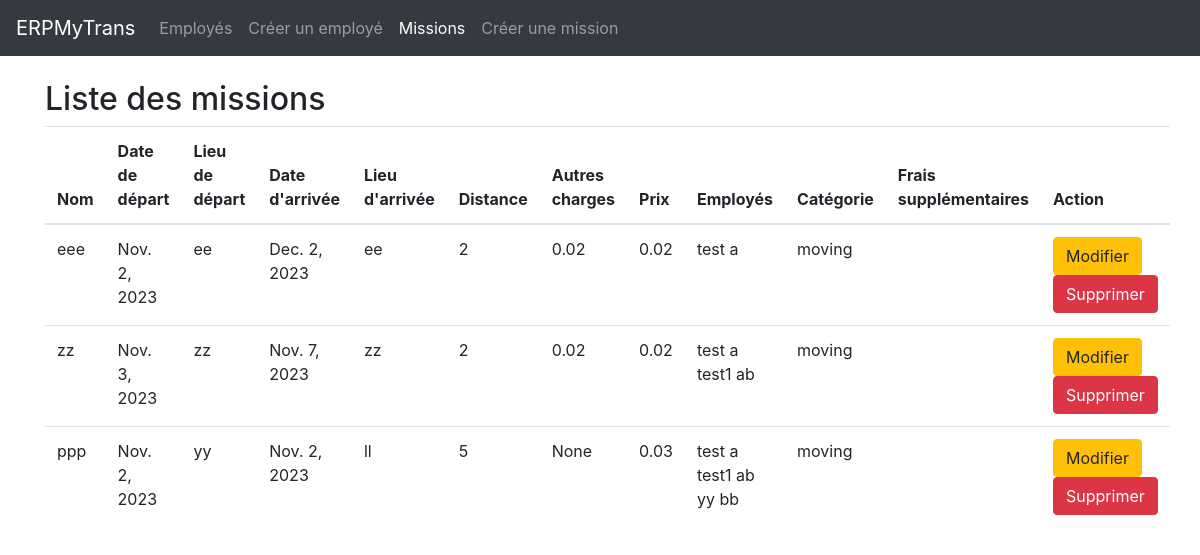
/my-trans/mission_list/, run on an earlier commit of the app's database.
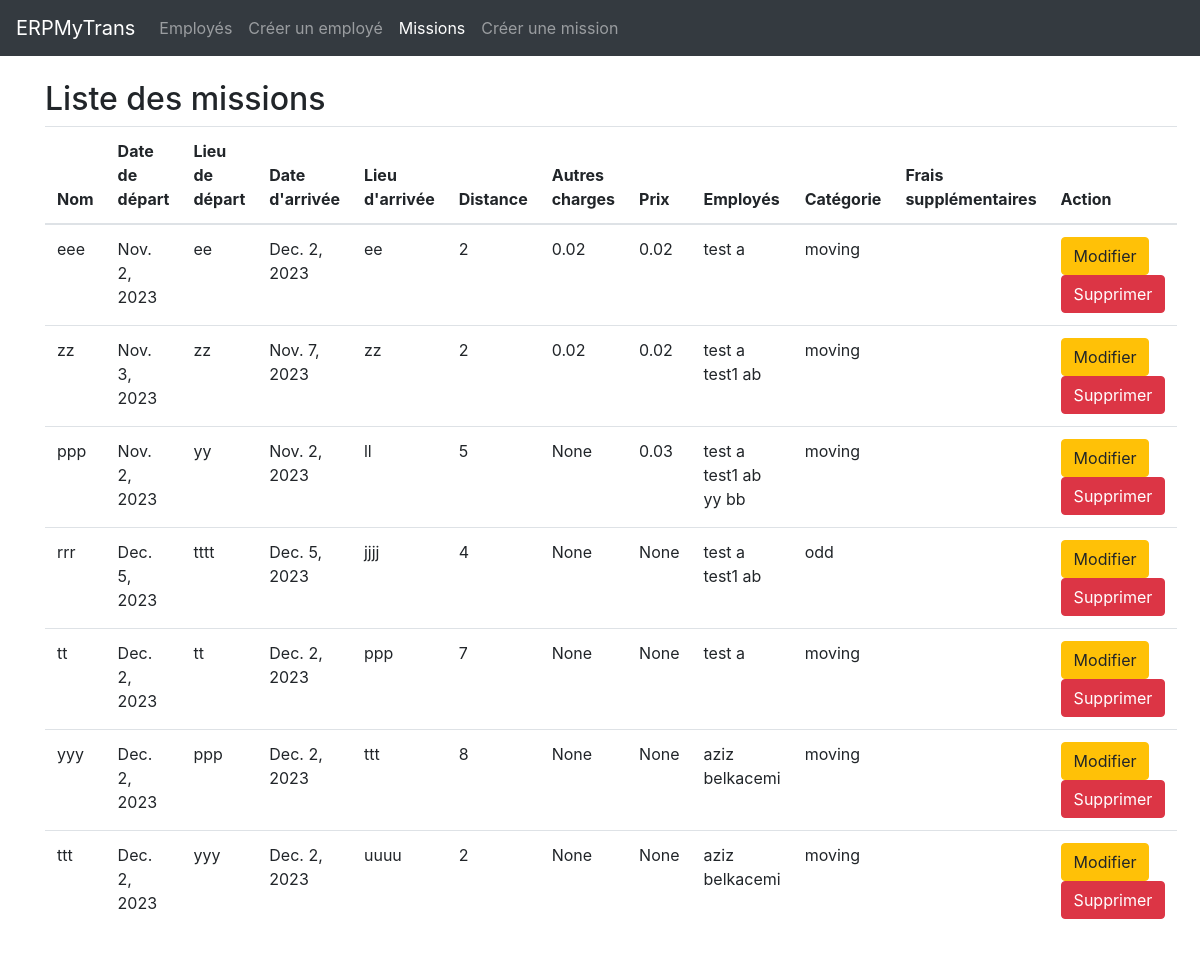
And on a later commit of the database.
### my_trans/models.py (models this page shows, shortened)
class Mission(models.Model):
    facture = models.BooleanField(default=False)
    nom = models.CharField(max_length=100)
    date_depart = models.DateField()
    lieu_depart = models.CharField(max_length=100)
    date_arrivee = models.DateField()
    lieu_arrivee = models.CharField(max_length=100)
    distance = models.IntegerField()
    autres_charges = models.DecimalField(max_digits=10, decimal_places=2, blank=True, null=True)
    prix = models.DecimalField(max_digits=10, decimal_places=2, blank=True, null=True)
    employees = models.ManyToManyField(Employee, blank=True)
    lieu_depart = models.CharField(max_length=255)
    lieu_arrivee = models.CharField(max_length=255)
    hotel = models.DecimalField(max_digits=10, decimal_places=2, default=0)
    volume = models.DecimalField(max_digits=10, decimal_places=2, default=0)
    CATEGORIES = [
        ('moving', 'Moving'),
        ('cocolis', 'Cocolis'),
        ('categorie1', 'Categorie1'),
        ('categorie2', 'Categorie2'),
        ('categorie3', 'Categorie3'),
        ('extrat', 'Extrat'),
        ('fret', 'Fret'),
        ('particulier', 'Particulier'),
        ('odd', 'Odd'),
    ]
    categorie = models.CharField(max_length=50, choices=CATEGORIES, default='moving')
    peage = models.DecimalField(max_digits=10, decimal_places=2, default=0)
    location = models.DecimalField(max_digits=10, decimal_places=2, default=0)

class Employee(models.Model):
    first_name = models.CharField(max_length=200)
    last_name = models.CharField(max_length=200, default=None)

### my_trans/views.py (the view)
# urls.py: path("mission_list/", views.mission_list, name="mission_list"),
def mission_list(request):
    missions = Mission.objects.all()
    frais_supplementaires = FraisSupplementaire.objects.all()
    return render(request, 'mission_list.html', {'missions': missions, 'frais_supplementaires': frais_supplementaires})

### my_trans/templates/mission_list.html (shortened to what this page needs)
{% extends 'base.html' %}
{% block content %}
<h2>Liste des missions</h2>
<table class="table">
  <thead>
    <tr>
      <th>Nom</th>
      <th>Date de départ</th>
      <th>Lieu de départ</th>
      <th>Date d'arrivée</th>
      <th>Lieu d'arrivée</th>
      <th>Distance</th>
      <th>Autres charges</th>
      <th>Prix</th>
      <th>Employés</th>
      <th>Catégorie</th>
      <th>Frais supplémentaires</th>
      <th>Action</th>
    </tr>
  </thead>
  <tbody>
    {% for mission in missions %}
    <tr>
      <td>{{ mission.nom }}</td>
      <td>{{ mission.date_depart }}</td>
      <td>{{ mission.lieu_depart }}</td>
      <td>{{ mission.date_arrivee }}</td>
      <td>{{ mission.lieu_arrivee }}</td>
      <td>{{ mission.distance }}</td>
      <td>{{ mission.autres_charges }}</td>
      <td>{{ mission.prix }}</td>
      <td>
          {% for employee in mission.employees.all %}
            {{ employee.first_name }} {{ employee.last_name }}
          {% endfor %}
      </td>
      <td>{{ mission.categorie }}</td>
      <td>
      </td>
      <td>
        <a href="{% url 'edit_mission' mission.id %}" class="btn btn-warning">Modifier</a>
        <a href="{% url 'delete_mission' mission.id %}" class="btn btn-danger">Supprimer</a>
      </td>
    </tr>
    {% endfor %}
  </tbody>
</table>
{% endblock %}

### my_trans/templates/base.html (shortened to what this page needs)
<!doctype html>
<html lang="fr">
  <head>
    <link rel="stylesheet" href="https://stackpath.bootstrapcdn.com/bootstrap/4.4.1/css/bootstrap.min.css">
  </head>
  <body>
    <nav class="navbar navbar-expand-lg navbar-dark bg-dark">
      <a class="navbar-brand" href="#">ERPMyTrans</a>
      <div class="collapse navbar-collapse" id="navbarNav">
        <ul class="navbar-nav">
          <li class="nav-item {% if request.resolver_match.url_name == 'employee_list' %}active{% endif %}">
            <a class="nav-link" href="{% url 'my_trans:employee_list' %}">Employés</a>
          </li>
          <li class="nav-item {% if request.resolver_match.url_name == 'create_employee' %}active{% endif %}">
            <a class="nav-link" href="{% url 'my_trans:create_employee' %}">Créer un employé</a>
          </li>
          <li class="nav-item {% if request.resolver_match.url_name == 'mission_list' %}active{% endif %}">
            <a class="nav-link" href="{% url 'my_trans:mission_list' %}">Missions</a>
          </li>
          <li class="nav-item {% if request.resolver_match.url_name == 'create_mission' %}active{% endif %}">
            <a class="nav-link" href="{% url 'my_trans:create_mission' %}">Créer une mission</a>
          </li>
        </ul>
      </div>
    </nav>
    <div class="container py-4">
      {% block content %}{% endblock %}
    </div>
  </body>
</html>

What changed in the data, as far as the page shows it:
added Mission: nom "rrr", date_depart "Dec. 5, 2023", lieu_depart "tttt", date_arrivee "Dec. 5, 2023", lieu_arrivee "jjjj", distance "4", autres_charges "None", prix "None", categorie "odd", Employee (first_name "test", last_name "a"), Employee (first_name "test1", last_name "ab")
added Mission: nom "tt", date_depart "Dec. 2, 2023", lieu_depart "tt", date_arrivee "Dec. 2, 2023", lieu_arrivee "ppp", distance "7", autres_charges "None", prix "None", categorie "moving", Employee (first_name "test", last_name "a")
added Mission: nom "yyy", date_depart "Dec. 2, 2023", lieu_depart "ppp", date_arrivee "Dec. 2, 2023", lieu_arrivee "ttt", distance "8", autres_charges "None", prix "None", categorie "moving"
added Employee: first_name "aziz", last_name "belkacemi"
added Mission: nom "ttt", date_depart "Dec. 2, 2023", lieu_depart "yyy", date_arrivee "Dec. 2, 2023", lieu_arrivee "uuuu", distance "2", autres_charges "None", prix "None", categorie "moving"
